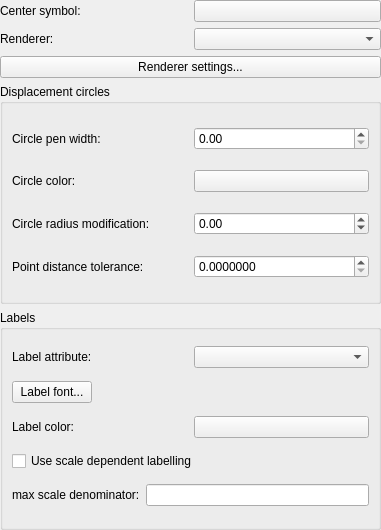
<?xml version="1.0" encoding="UTF-8"?>
<ui version="4.0">
 <class>QgsPointDisplacementRendererWidgetBase</class>
 <widget class="QWidget" name="QgsPointDisplacementRendererWidgetBase">
  <property name="geometry">
   <rect>
    <x>0</x>
    <y>0</y>
    <width>381</width>
    <height>530</height>
   </rect>
  </property>
  <property name="windowTitle">
   <string>Form</string>
  </property>
  <layout class="QGridLayout" name="gridLayout_3">
   <property name="margin">
    <number>0</number>
   </property>
   <item row="0" column="0">
    <layout class="QHBoxLayout" name="horizontalLayout_9">
     <item>
      <widget class="QLabel" name="mCenterSymbolLabel">
       <property name="text">
        <string>Center symbol:</string>
       </property>
      </widget>
     </item>
     <item>
      <widget class="QPushButton" name="mCenterSymbolPushButton">
       <property name="text">
        <string/>
       </property>
      </widget>
     </item>
    </layout>
   </item>
   <item row="1" column="0">
    <layout class="QHBoxLayout" name="horizontalLayout_4">
     <item>
      <widget class="QLabel" name="mRendererLabel">
       <property name="text">
        <string>Renderer:</string>
       </property>
      </widget>
     </item>
     <item>
      <widget class="QComboBox" name="mRendererComboBox"/>
     </item>
    </layout>
   </item>
   <item row="2" column="0">
    <widget class="QPushButton" name="mRendererSettingsButton">
     <property name="text">
      <string>Renderer settings...</string>
     </property>
    </widget>
   </item>
   <item row="3" column="0">
    <widget class="QGroupBox" name="mDisplacementCirclesGroupBox">
     <property name="title">
      <string>Displacement circles</string>
     </property>
     <layout class="QGridLayout" name="gridLayout_2">
      <item row="0" column="0">
       <layout class="QHBoxLayout" name="horizontalLayout_2">
        <item>
         <widget class="QLabel" name="mCircleWidthLabel">
          <property name="text">
           <string>Circle pen width:</string>
          </property>
         </widget>
        </item>
        <item>
         <widget class="QDoubleSpinBox" name="mCircleWidthSpinBox"/>
        </item>
       </layout>
      </item>
      <item row="1" column="0">
       <layout class="QHBoxLayout" name="horizontalLayout_3">
        <item>
         <widget class="QLabel" name="mCircleColorLabel">
          <property name="text">
           <string>Circle color:</string>
          </property>
         </widget>
        </item>
        <item>
         <widget class="QgsColorButton" name="mCircleColorButton">
          <property name="text">
           <string/>
          </property>
         </widget>
        </item>
       </layout>
      </item>
      <item row="2" column="0">
       <layout class="QHBoxLayout" name="horizontalLayout_6">
        <item>
         <widget class="QLabel" name="mCircleRadiusLabel">
          <property name="text">
           <string>Circle radius modification:</string>
          </property>
         </widget>
        </item>
        <item>
         <widget class="QDoubleSpinBox" name="mCircleModificationSpinBox">
          <property name="minimum">
           <double>-99.000000000000000</double>
          </property>
         </widget>
        </item>
       </layout>
      </item>
      <item row="3" column="0">
       <layout class="QHBoxLayout" name="horizontalLayout_10">
        <item>
         <widget class="QLabel" name="mDistanceToleranceLabel">
          <property name="text">
           <string>Point distance tolerance:</string>
          </property>
         </widget>
        </item>
        <item>
         <widget class="QDoubleSpinBox" name="mDistanceSpinBox">
          <property name="decimals">
           <number>7</number>
          </property>
          <property name="maximum">
           <double>999999999.000000000000000</double>
          </property>
         </widget>
        </item>
       </layout>
      </item>
     </layout>
    </widget>
   </item>
   <item row="4" column="0">
    <widget class="QGroupBox" name="mLabellingGroupBox">
     <property name="title">
      <string>Labels</string>
     </property>
     <layout class="QGridLayout" name="gridLayout">
      <item row="0" column="0">
       <layout class="QHBoxLayout" name="horizontalLayout">
        <item>
         <widget class="QLabel" name="mLabelAttributeLabel">
          <property name="text">
           <string>Label attribute:</string>
          </property>
         </widget>
        </item>
        <item>
         <widget class="QComboBox" name="mLabelFieldComboBox"/>
        </item>
       </layout>
      </item>
      <item row="1" column="0">
       <layout class="QHBoxLayout" name="horizontalLayout_8">
        <item>
         <widget class="QPushButton" name="mLabelFontButton">
          <property name="text">
           <string>Label font...</string>
          </property>
         </widget>
        </item>
        <item>
         <spacer name="horizontalSpacer">
          <property name="orientation">
           <enum>Qt::Horizontal</enum>
          </property>
          <property name="sizeHint" stdset="0">
           <size>
            <width>94</width>
            <height>20</height>
           </size>
          </property>
         </spacer>
        </item>
       </layout>
      </item>
      <item row="2" column="0">
       <layout class="QHBoxLayout" name="horizontalLayout_5">
        <item>
         <widget class="QLabel" name="mLabelColorLabel">
          <property name="text">
           <string>Label color:</string>
          </property>
         </widget>
        </item>
        <item>
         <widget class="QgsColorButton" name="mLabelColorButton">
          <property name="text">
           <string/>
          </property>
         </widget>
        </item>
       </layout>
      </item>
      <item row="3" column="0">
       <widget class="QCheckBox" name="mScaleDependentLabelsCheckBox">
        <property name="text">
         <string>Use scale dependent labelling</string>
        </property>
       </widget>
      </item>
      <item row="4" column="0">
       <layout class="QHBoxLayout" name="horizontalLayout_7">
        <item>
         <widget class="QLabel" name="mMaxScaleLabel">
          <property name="text">
           <string>max scale denominator:</string>
          </property>
         </widget>
        </item>
        <item>
         <widget class="QLineEdit" name="mMaxScaleDenominatorEdit"/>
        </item>
       </layout>
      </item>
     </layout>
    </widget>
   </item>
  </layout>
 </widget>
 <customwidgets>
  <customwidget>
   <class>QgsColorButton</class>
   <extends>QPushButton</extends>
   <header>qgscolorbutton.h</header>
  </customwidget>
 </customwidgets>
 <resources/>
 <connections/>
</ui>
